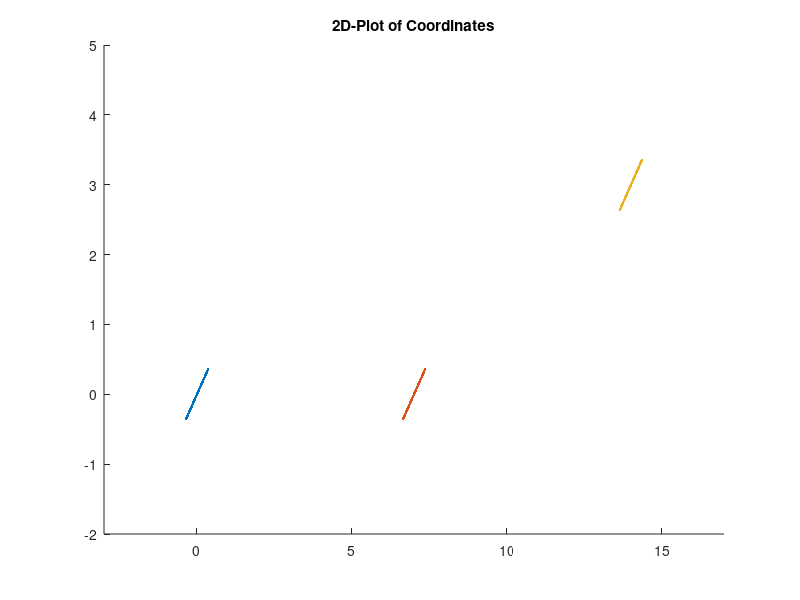
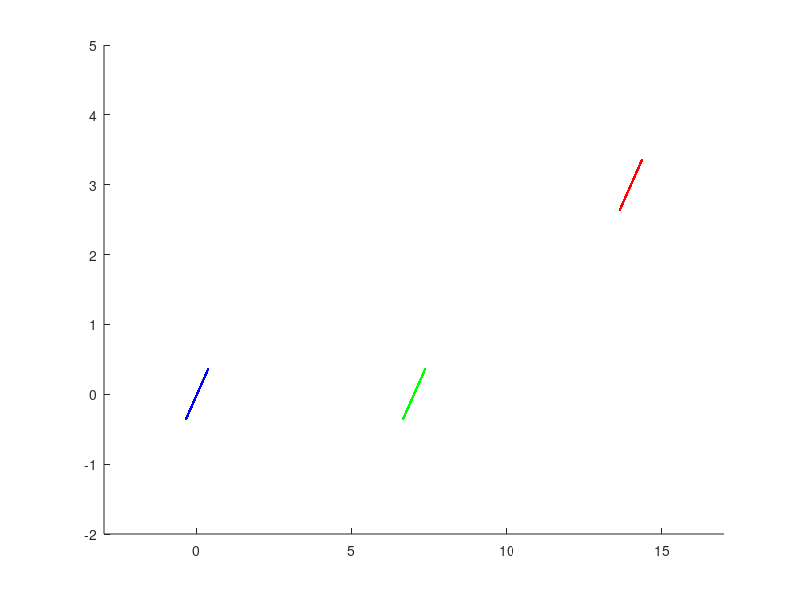

Recreate these plots in MATLAB, in order.
close all
clc
clear
load("WindFarmCS_NewCoordinateSys.mat")
load("WindFarmWF_NewCoordinateSys.mat")
Turbine=1;

%2D Plot (X/Y)
hold on
plot(XCoordinates(1,:,1,Turbine),YCoordinates(1,:,1,Turbine),'LineStyle','none', 'Marker','.')
plot(XCoordinates(2,:,1,Turbine),YCoordinates(2,:,1,Turbine),'LineStyle','none', 'Marker','.')
plot(XCoordinates(3,:,1,Turbine),YCoordinates(3,:,1,Turbine),'LineStyle','none', 'Marker','.')
xlim([-3,17])
ylim([-2,5])
title("2D-Plot of Coordinates")

%3D Plot (X/Y/Z)
figure(2)
hold on
for i=1:numel(Z_Levels)
z=zeros(1,Y_Res)+Z_Levels(i);

plot3(XCoordinates(1,:,1,Turbine),YCoordinates(1,:,1,Turbine),z./80,'LineStyle','none', 'Marker','.','MarkerFaceColor','b','MarkerEdgeColor','b')
plot3(XCoordinates(2,:,1,Turbine),YCoordinates(2,:,1,Turbine),z./80,'LineStyle','none', 'Marker','.','MarkerFaceColor','g','MarkerEdgeColor','g')
plot3(XCoordinates(3,:,1,Turbine),YCoordinates(3,:,1,Turbine),z./80,'LineStyle','none', 'Marker','.','MarkerFaceColor','r','MarkerEdgeColor','r')
xlim([-3,17])
ylim([-2,5])
zlim([0,7])
end